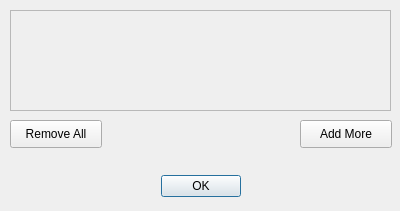
<?xml version="1.0" encoding="UTF-8"?>
<ui version="4.0">
 <class>Proj_dia</class>
 <widget class="QDialog" name="Proj_dia">
  <property name="geometry">
   <rect>
    <x>0</x>
    <y>0</y>
    <width>400</width>
    <height>211</height>
   </rect>
  </property>
  <property name="windowTitle">
   <string>Dialog</string>
  </property>
  <widget class="QDialogButtonBox" name="buttonBox">
   <property name="geometry">
    <rect>
     <x>30</x>
     <y>170</y>
     <width>341</width>
     <height>32</height>
    </rect>
   </property>
   <property name="orientation">
    <enum>Qt::Horizontal</enum>
   </property>
   <property name="standardButtons">
    <set>QDialogButtonBox::Ok</set>
   </property>
   <property name="centerButtons">
    <bool>true</bool>
   </property>
  </widget>
  <widget class="QScrollArea" name="dir_list">
   <property name="geometry">
    <rect>
     <x>10</x>
     <y>10</y>
     <width>381</width>
     <height>101</height>
    </rect>
   </property>
   <property name="widgetResizable">
    <bool>true</bool>
   </property>
   <widget class="QWidget" name="scrollAreaWidgetContents">
    <property name="geometry">
     <rect>
      <x>0</x>
      <y>0</y>
      <width>379</width>
      <height>99</height>
     </rect>
    </property>
   </widget>
  </widget>
  <widget class="QPushButton" name="but_add">
   <property name="geometry">
    <rect>
     <x>300</x>
     <y>120</y>
     <width>92</width>
     <height>28</height>
    </rect>
   </property>
   <property name="text">
    <string>Add More</string>
   </property>
  </widget>
  <widget class="QPushButton" name="but_remove">
   <property name="geometry">
    <rect>
     <x>10</x>
     <y>120</y>
     <width>92</width>
     <height>28</height>
    </rect>
   </property>
   <property name="text">
    <string>Remove All</string>
   </property>
  </widget>
 </widget>
 <resources/>
 <connections>
  <connection>
   <sender>buttonBox</sender>
   <signal>accepted()</signal>
   <receiver>Proj_dia</receiver>
   <slot>accept()</slot>
   <hints>
    <hint type="sourcelabel">
     <x>248</x>
     <y>254</y>
    </hint>
    <hint type="destinationlabel">
     <x>157</x>
     <y>274</y>
    </hint>
   </hints>
  </connection>
  <connection>
   <sender>buttonBox</sender>
   <signal>rejected()</signal>
   <receiver>Proj_dia</receiver>
   <slot>reject()</slot>
   <hints>
    <hint type="sourcelabel">
     <x>316</x>
     <y>260</y>
    </hint>
    <hint type="destinationlabel">
     <x>286</x>
     <y>274</y>
    </hint>
   </hints>
  </connection>
 </connections>
</ui>
